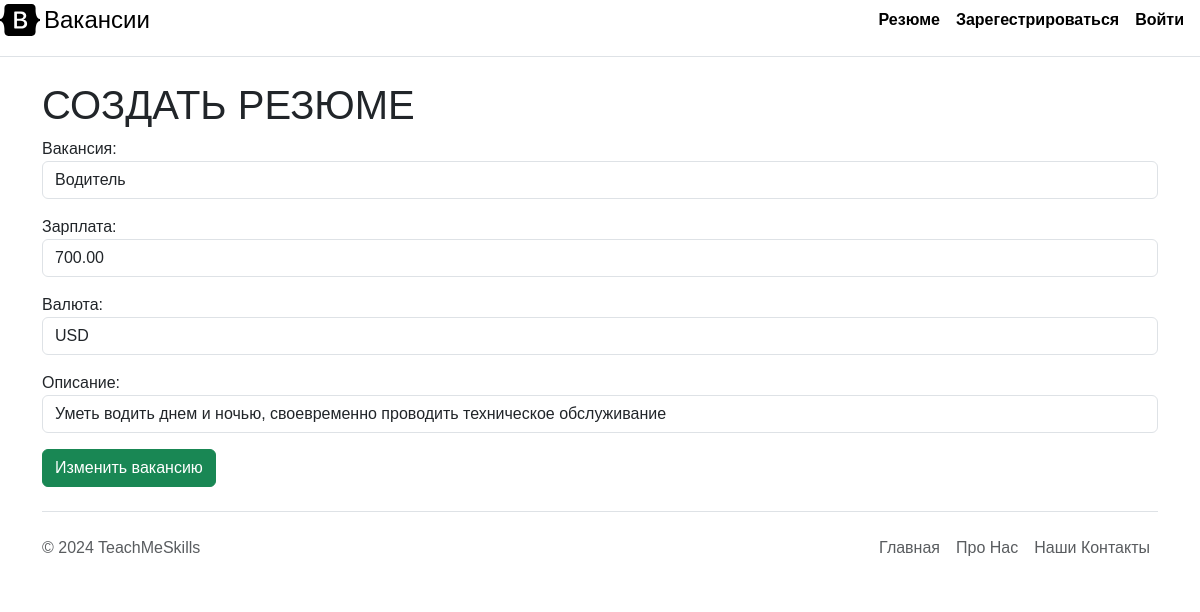
/summary/update/16/, run on the app's committed database.
### main/models.py (models this page shows, shortened)
class Vacancy(models.Model):
    title = models.CharField('Вакансия', max_length=100) # charfield - до 255 символов
    salary = models.DecimalField('Зарплата', max_digits=10, decimal_places=2, null=True)
    currency = models.CharField('Валюта',max_length=5, null=True)
    description = models.TextField('Описание')# textfield - чето побольше
    author = models.ForeignKey(User, on_delete=models.CASCADE, null=True, default=None)

### main/views.py (the view)
# urls.py: path('update/<int:vacancy_id>/', views.update_vacancy, name='update-vacancy'),
def update_vacancy(request, vacancy_id):
    error = ''
    vacancy_to_edit = Vacancy.objects.get(id=vacancy_id)
    if request.method == 'POST':
        form = VacancyForm(request.POST, instance=vacancy_to_edit)
        if vacancy_to_edit.author and request.user.id == vacancy_to_edit.author.id:
            if form.is_valid():
                post = form.save(commit=False)
                post.author = request.user
                post.save()
                return redirect('home')
            else:
                error = 'Форма была неверной'
        else:
            error = 'Вы не можете изменить эту вакансию, так как вы не её автор'
    else:
        form = VacancyForm(instance=vacancy_to_edit)
    context = {
        'form': form,
        'error': error
    }
    return render(request, 'main/update_vacancy.html', context)

### main/forms.py
class VacancyForm(ModelForm):
    class Meta:
        model = Vacancy
        fields = ["title","salary","currency","description"]
        widgets = {
            "title": TextInput(attrs={
                'class': 'form-control',
                'placeholder': 'Введите название'
            }),
            "salary": TextInput(attrs={
                'class': 'form-control',
                'placeholder': 'Введите зарплату'
            }),
            "currency": TextInput(attrs={
                'class': 'form-control',
                'placeholder': 'Введите валюту'
            }),
            "description": TextInput(attrs={
                'class': 'form-control',
                'placeholder': 'Введите описание'
            }),
            }

### main/templates/main/update_vacancy.html (shortened to what this page needs)
{% extends 'main/base.html' %}
{% block content %}
    <h1>СОЗДАТЬ РЕЗЮМЕ</h1>
    <form method="post">
        {{ form.as_p }}
        <button type="submit" class="btn btn-success">Изменить вакансию</button>
    </form>
{% endblock %}

### data on the page
Vacancy: title "Водитель", salary "700.00", currency "USD", description "Уметь водить днем и ночью, своевременно проводить техническое обслуживание"
